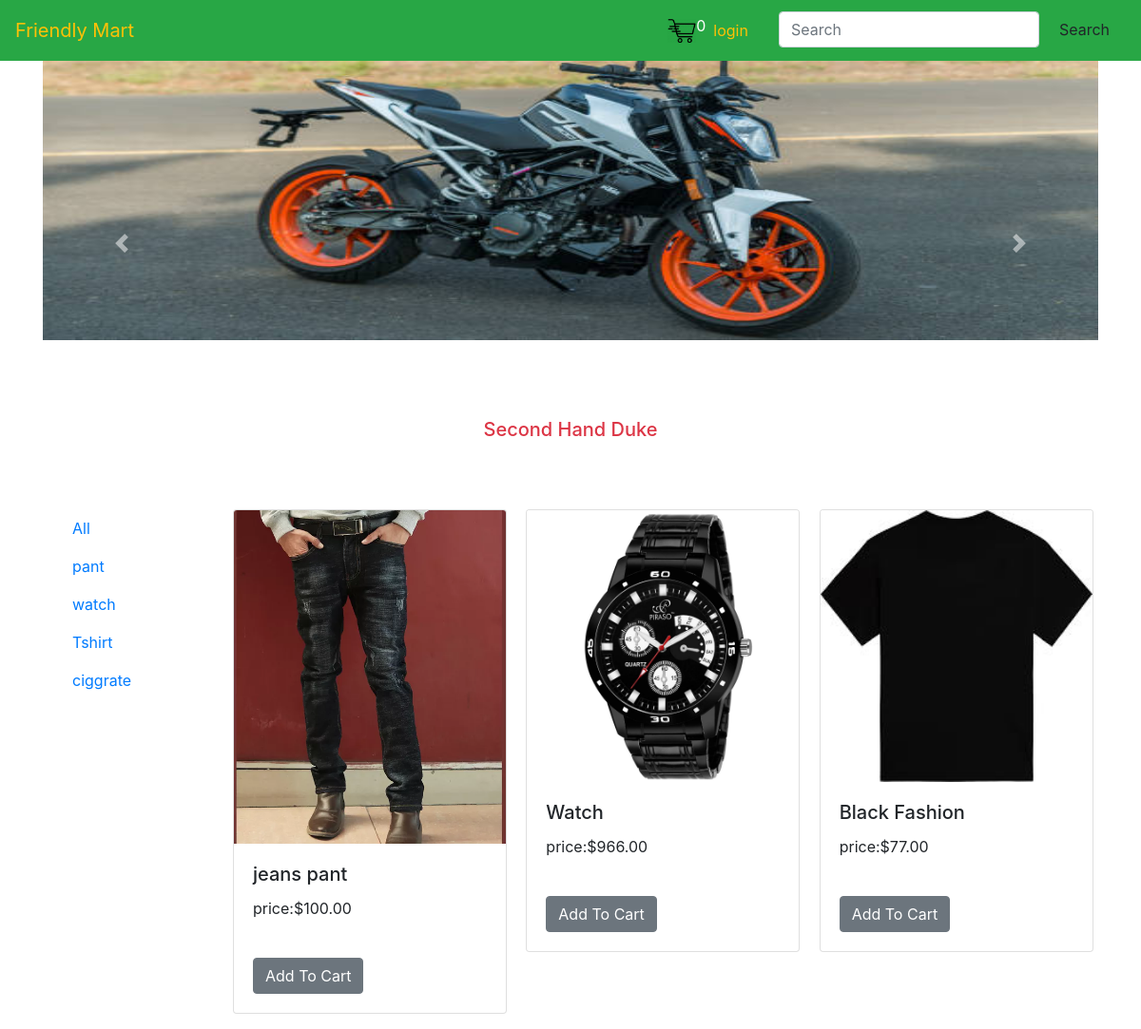
The page / on the database its author committed.
### polls/models.py (models this page shows, shortened)
class Category(models.Model):
    name=models.CharField(max_length=20,default="")
    @staticmethod
    def get_all_category():
        return Category.objects.all()

class products(models.Model):
    name=models.CharField(max_length=20)
    price=models.DecimalField(max_digits=7,decimal_places=2)
    image=models.ImageField(null=True,blank=True)
    digital=models.BooleanField(default=False,null=True,blank=True)
    quantity=models.IntegerField(default=6,null=True,blank=True)
    category = models.ForeignKey(Category, on_delete=models.CASCADE)

### polls/views.py (the view)
# urls.py: 2. Add a URL to urlpatterns:  path('', views.home, name='home')
def home(request):
    cookieget=allfunction(request)
    prod=None
    caty=Category.get_all_category()
    cartitems=cookieget['cartitems']
    c_id=request.GET.get('category')
    print(request.GET)
    if c_id:
        prod=products.get_all_products_by_id(c_id)
    else:
     prod=products.objects.all()
    context={
    'prod':prod,
    'caty':caty,
    'cartitems':cartitems
    }
    return render(request,'home.html',context)

### polls/utils.py (called while the page is built, shortened)
def usercart(request):
        try:
            cart=json.loads(request.COOKIES['cart'])
        except:
         cart={}
        print(cart)
        items=[]
        Order={'shipping':False,'get_cart_items':0,'total_price':0}
        cartitems=Order['get_cart_items']
        return {'cartitems':cartitems,'order':Order,'items':items}

def allfunction(request):
    if request.user.is_authenticated:
      customer=request.user.customer
      Order,created=order.objects.get_or_create(customer=customer,complete=False)
      items=Order.orderitem_set.all()
      cartitems=Order.get_cart_items
    else:
        cookieget=usercart(request)
        items=cookieget['items']
        Order=cookieget['order']
        cartitems=cookieget['cartitems']
    return {'cartitems':cartitems,'order':Order,'items':items}

### polls/templates/home.html (shortened to what this page needs)
{% extends 'base.html' %}
{% load static %}
{% block content %}
<div class="container" >
<div id="carouselExampleCaptions" class="carousel slide" data-ride="carousel">
  <ol class="carousel-indicators">
    <li data-target="#carouselExampleCaptions" data-slide-to="0" class="active"></li>
    <li data-target="#carouselExampleCaptions" data-slide-to="1"></li>
    <li data-target="#carouselExampleCaptions" data-slide-to="2"></li>
  </ol>
  <div class="carousel-inner">
    <div class="carousel-item active">
      <img style="size:contain; height:70%; " src="{% static 'images/2020-KTM-200-Duke-4.jpg' %}" class="d-block w-100" alt="...">
      <div class="carousel-caption d-none d-md-block">
        <h5 class="text-danger" >Second Hand Duke </h5>
      </div>
    </div>
  </div>
  <a class="carousel-control-prev" href="#carouselExampleCaptions" role="button" data-slide="prev">
    <span class="carousel-control-prev-icon text-danger " aria-hidden="true"></span>
  </a>
  <a class="carousel-control-next" href="#carouselExampleCaptions" role="button" data-slide="next">
    <span class="carousel-control-next-icon" aria-hidden="true"></span>
  </a>
</div>
<br>
<div class="container-fluid">
  <div class="row" >
    <div class="col-lg-2" >
       <div class="nav flex-column nav-pills" id="v-pills-tab" role="tablist" aria-orientation="vertical">
       <nav class="nav flex-column">
         <a class="nav-link " href="/">All</a>
          {% for c in caty %}
  <a class="nav-link " href="/?category={{c.id}}">{{c.name}}</a>
{% endfor %}
</nav>
</div>
</div>
<div class="col-lg-10" >
<div class="row" >
{% for p in prod %}
  <div class="col-lg-4   mb-3 " >
    <div class="card" style="width: 18rem;">
  <img src="{{p.image.url}}" class="card-img-top" alt="...">
  <div class="card-body">
    <h5 class="card-title">{{p.name}}</h5>
    <p class="card-text">price:${{p.price}}</p>
  </div>
  <div class="card-body">
    <a data-product="{{p.id}}" data-action="add" href="/" class="card-link btn btn-secondary update-cart ">Add To Cart</a>
  </div>
</div>
  </div>
  <br>
  {% endfor %}
</div>
  </div>
</div>
</div>
</div>
{% endblock %}

### polls/templates/base.html (shortened to what this page needs)
<!DOCTYPE html>
{% load static %}
<html>
<head>
</head>
<link rel="stylesheet" href="https://stackpath.bootstrapcdn.com/bootstrap/4.5.2/css/bootstrap.min.css">
<body>
<nav class="navbar navbar-expand-lg fixed-top navbar-light bg-success">
  <a class="navbar-brand text-warning " href="#">Friendly Mart</a>
  <div class="collapse navbar-collapse " id="navbarNav">
    <ul class="navbar-nav ml-auto p-1 ">
      <li class="nav-item active">
        <a href="{% url 'cart' %}" class="text-white" ><img style="height:25px;" class="mt-2" src="{% static 'images/cart.png' %}">{{cartitems}}</a>
      </li>
      {% if user.is_authenticated  %}
      <li class="nav-item">
        <a class="nav-link text-warning" href="{% url 'logout' %}">logout</a>
      </li>
      {% else %}
        <li class="nav-item">
        <a class="nav-link text-warning" href="{% url 'logout' %}">login</a>
      </li>
      {% endif %}
         <li> <form class="form-inline my-2 my-lg-0 ml-4 " method="get" action="/search"  >
      <input class="form-control mr-sm-2" type="search" placeholder="Search" aria-label="Search" name="search" id="search" >
      <button class="btn btn-outline-black my-2 my-sm-0" type="submit">Search</button>
    </form></li>
    </ul>
  </div>
</nav>
{% block content %}
{% endblock %}
</body>
</html>

### polls/templates/base.html (style rules this page uses)
.carousel-item { height: 32rem; }

### rows shown on the page
Category: name "pant"
Category: name "watch"
Category: name "Tshirt"
Category: name "ciggrate"
products: image (picture), name "jeans pant", price "100.00"
products: image (picture), name "Watch", price "966.00"
products: image (picture), name "Black Fashion", price "77.00"

### other values the page prints
{{ cartitems }} "0"
